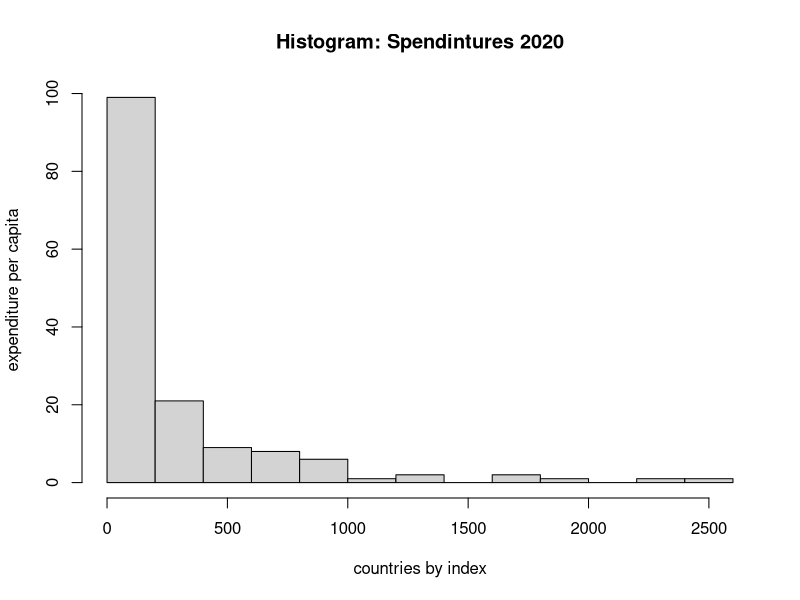
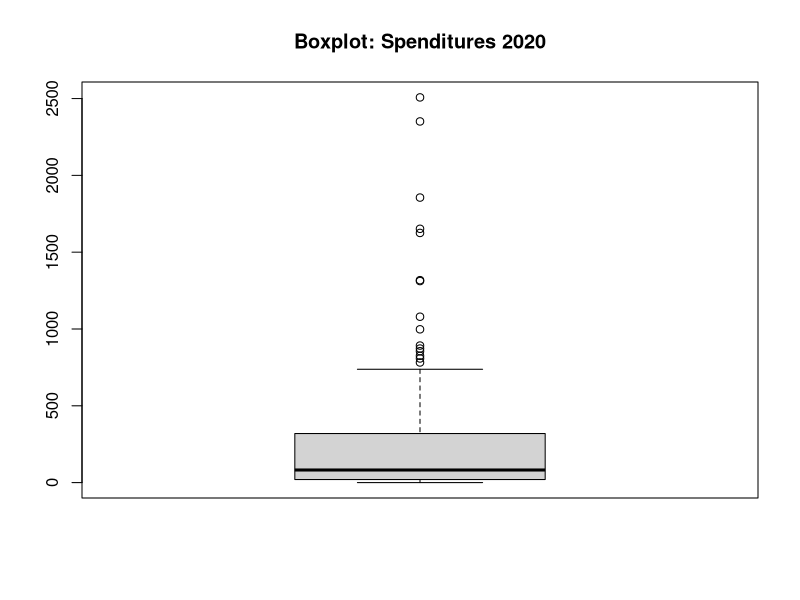
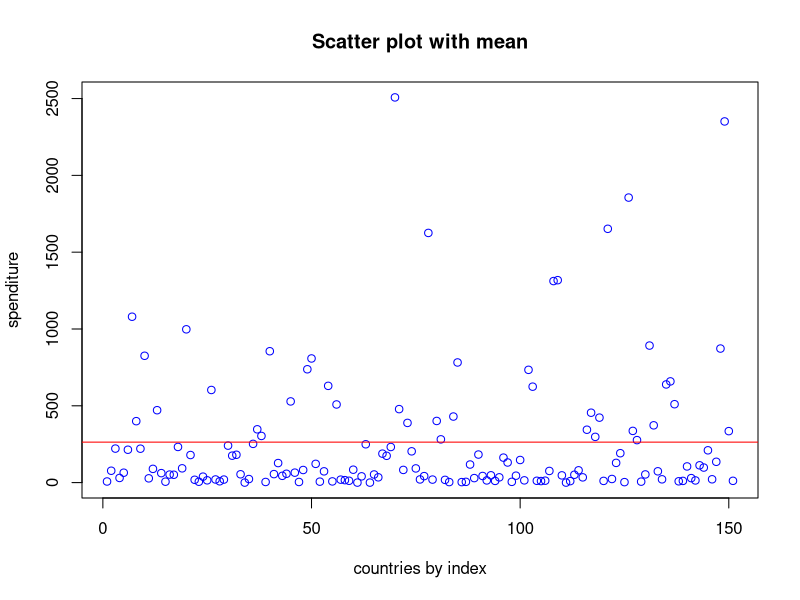
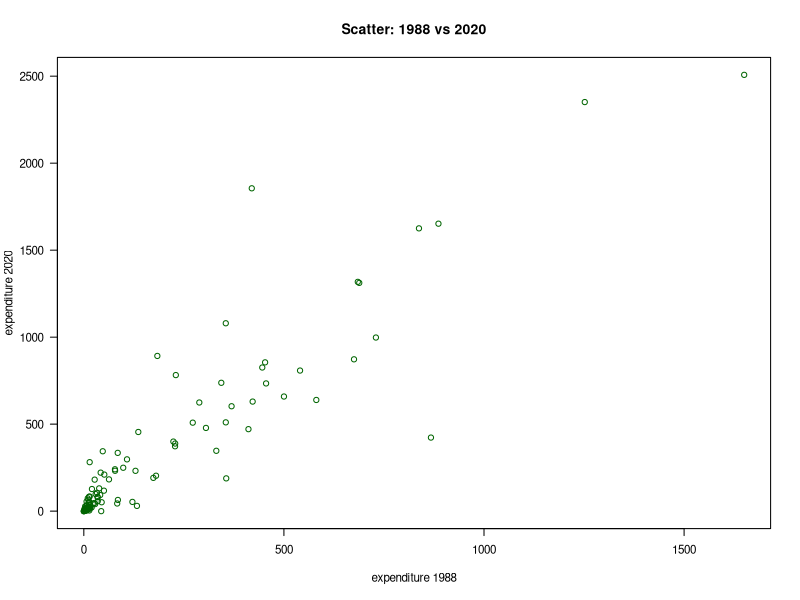
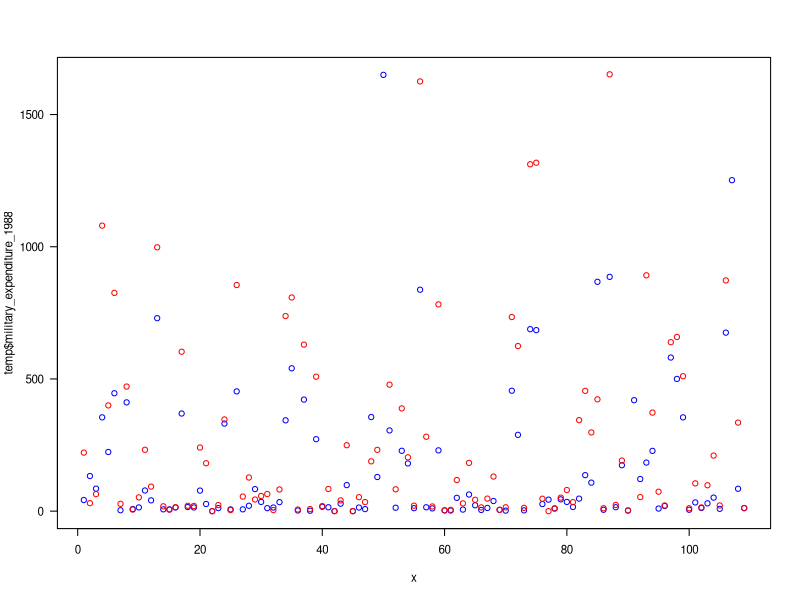

These figures' R source, in order:
setwd("C:\\Users\\josec\\OneDrive\\Documentos\\VU\\Statisitcal Data Analysis\\Assignment 1")
military_per_cap <- read.csv("military-spending-per-capita.csv")
head(military_per_cap)

attach(military_per_cap)

military_per_cap_1988 <- military_per_cap[Year==1988,]
military_per_cap_2020 <- military_per_cap[Year==2020,]

head(military_per_cap_2020)

# in USD
ME1988 <- military_per_cap_1988$military_expenditure_per_capita
ME2020 <- military_per_cap_2020$military_expenditure_per_capita

#############################################################

# a)

# insert your own code here
avg_spending_2020 = mean(ME2020) #average
stdev_spending_2020 = sd(ME2020) #standard deviation
quantiles = quantile(ME2020, probs=c(0.25,0.5,0.75,0.95)) #quantiles
max_spending_2020 = max(ME2020) #maximum
min_spending_2020 = min(ME2020) #minimum

summary(ME2020) #to get all stats in one command
sd(ME2020)
var(ME2020)

#Graphical description:
hist(ME2020, main="Histogram: Spendintures 2020", xlab='countries by index', ylab='expenditure per capita')
boxplot(ME2020, main="Boxplot: Spenditures 2020") #boxplot


#scatter plot with a mean line 
x = seq(1,length(ME2020),1)
plot(x, ME2020, col='blue', main="Scatter plot with mean", xlab='countries by index',ylab='spenditure')
abline(h=avg_spending_2020, col='red')

#############################################################

# b)

index_bi_1988 <- which(military_per_cap_1988$Code %in% military_per_cap_2020$Code)
index_bi_2020 <- which(military_per_cap_2020$Code %in% military_per_cap_1988$Code)

military_bivariate <- cbind(military_per_cap_1988[index_bi_1988,c(1,2,4)], military_per_cap_2020[index_bi_2020,4])
names(military_bivariate)[3:4] <- c("military_expenditure_1988","military_expenditure_2020")

head(military_bivariate)

# insert your own code here
temp = na.omit(military_bivariate) #deleting countries without entries in both years

#numerical:
summary(temp)
correlation = cor(temp$military_expenditure_1988,temp$military_expenditure_2020)

#graphical:
#plotting spenditure 1988 vs 2020
par(mfrow=c(1,1),mar=c(5,4,4,2)+0.1,mgp=c(3,1,0),cex=0.7,las=1)
plot(temp$military_expenditure_1988, temp$military_expenditure_2020, main="Scatter: 1988 vs 2020", xlab='expenditure 1988', ylab='expenditure 2020', col='dark green')

x= seq(1,length(temp$military_expenditure_1988))
data_subset = subset(temp, temp$military_expenditure_1988 > 500) 

plot(x, temp$military_expenditure_1988, col="blue")
points(x, temp$military_expenditure_2020, col='red')
length(x)
length(temp$military_expenditure_1988)

